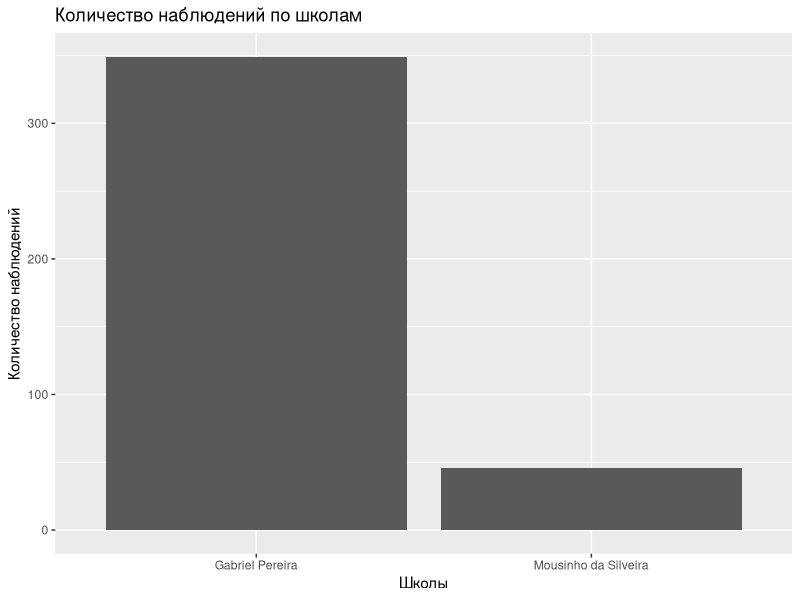
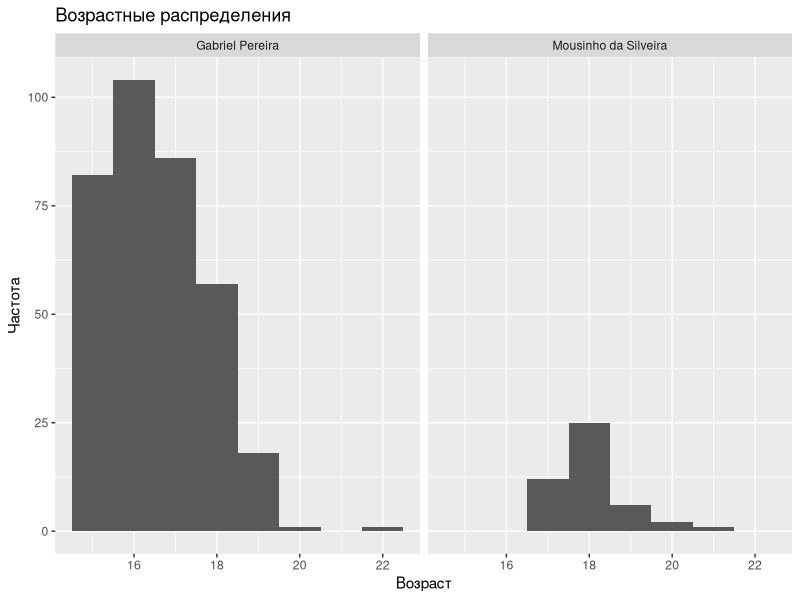
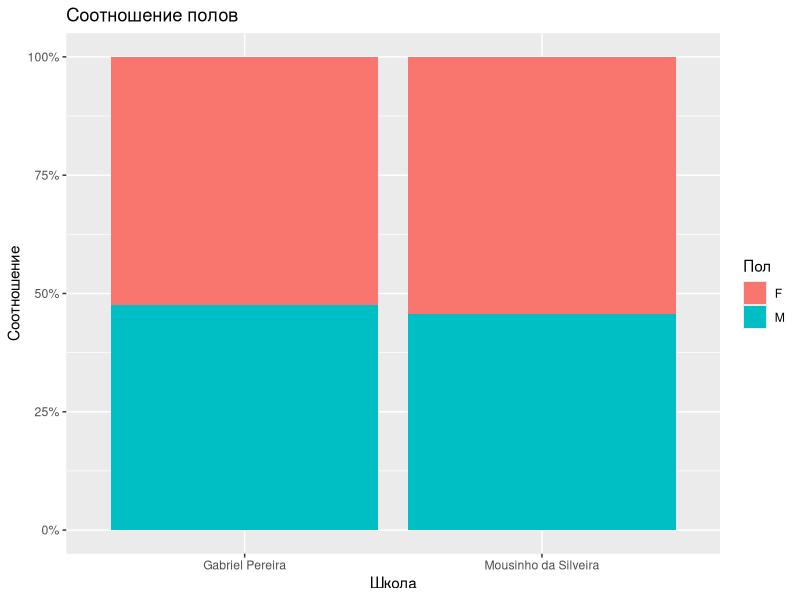
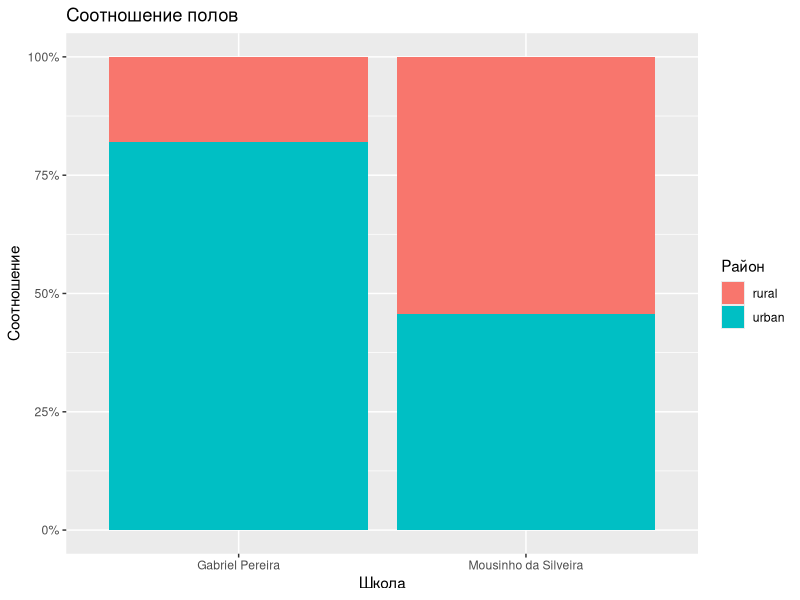

R code for these plots, in order:
## ---- chunk 1
# Ваш код здесь
library (tidyverse)
library(readxl)
library(scales)
std <- read_excel('student-mat.xlsx')
## ---- chunk 2
# Ваш код здесь
ggplot(data = std) +
  geom_bar(mapping = aes(x = school, y = ..count..)) +
  labs(
    title = "Количество наблюдений по школам",
    x = "Школы",
    y = "Количество наблюдений"
  )

gp <- filter(std, school == 'Gabriel Pereira')
mds <- filter(std, school == 'Mousinho da Silveira')

dim(gp)
dim(mds)
## ---- chunk 3
# Ваш код здесь
ggplot(data = std) +
  geom_histogram(mapping = aes(x=age, y = ..count..), binwidth =  1) +
  facet_wrap(~school) +
  labs(
    title = "Возрастные распределения",
    x = "Возраст",
    y = "Частота"
  )
## ---- chunk 4
# Ваш код здесь
ggplot(std) +
  geom_bar(aes(x=school, fill = sex), position = 'fill') +
  scale_y_continuous(labels = scales::percent) +
  labs(
    title = "Соотношение полов",
    x = "Школа",
    y = "Соотношение",
    fill = "Пол"
  )
## ---- chunk 5
# Ваш код здесь
ggplot(std) +
  geom_bar(aes(x=school, fill = address), position = 'fill') +
  scale_y_continuous(labels = scales::percent) +
  labs(
    title = "Соотношение полов",
    x = "Школа",
    y = "Соотношение",
    fill = "Район"
  )
## ---- chunk 6
# Ваш код здесь

## ---- chunk 7
# Ваш код здесь

## ---- chunk 8
# Ваш код здесь

## ---- chunk 9
# Ваш код здесь

## ---- chunk 10
# Ваш код здесь

## ---- chunk 11
# Ваш код здесь

## ---- chunk 12
#alco_gp <- filter(alco, school == 'Gabriel Pereira')
## ---- chunk 13
# Ваш код здесь


## ---- chunk 14
# Ваш код здесь

## ---- chunk 15
# Ваш код здесь


## ---- chunk 16
# Ваш код здесь

## ---- chunk 17
# Ваш код здесь



## ---- chunk 18
# Ваш код здесь


## ---- chunk 19
# Ваш код здесь

## ---- chunk 20
# Ваш код здесь
